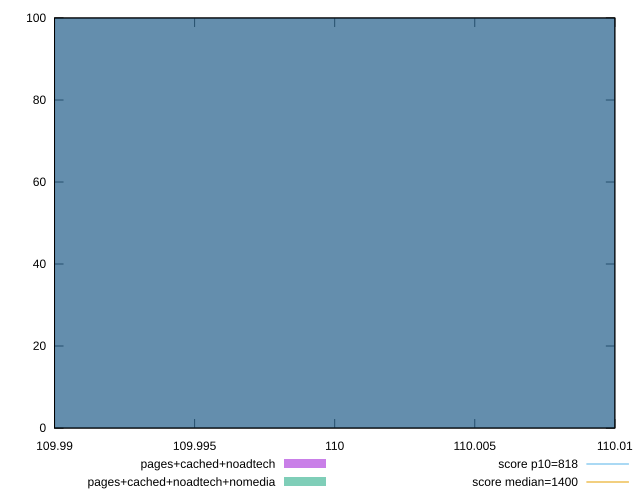

Recreate this plot in gnuplot.
reset

$pagesCachedNoadtech <<EOF
110 100
EOF

$pagesCachedNoadtechNomedia <<EOF
110 100
EOF

set key outside below
set boxwidth 0.1
set xrange [109.99:110.01]
set yrange [0:100]
set trange [0:100]
set style fill transparent solid 0.5 noborder

set parametric
set terminal svg size 640, 500 enhanced background rgb 'white'
set output "report_00013_2021-02-09T12-04-24.940Z/dom-size/comparison/histogram/2_vs_3.svg"

plot $pagesCachedNoadtech title "pages+cached+noadtech" with boxes, \
     $pagesCachedNoadtechNomedia title "pages+cached+noadtech+nomedia" with boxes, \
     818,t title "score p10=818", \
     1400,t title "score median=1400"

reset
